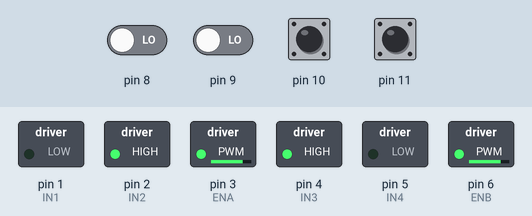
This sketch was run on a simulated Arduino Uno, built with avr-gcc and run on an emulated ATmega328P. Shown: switched loads named in the sketch (green lamp = pin HIGH). The test bench sets the inputs (shaded band); at power-on: pin 10, pin 11 HIGH, pin 8, pin 9 LOW.

Above: at 1.2 s.
1.3 s: pin 8 driven HIGH
At 1.6 s:
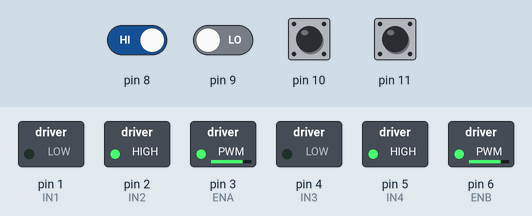
2.8 s: pin 8 driven LOW
At 4.0 s:
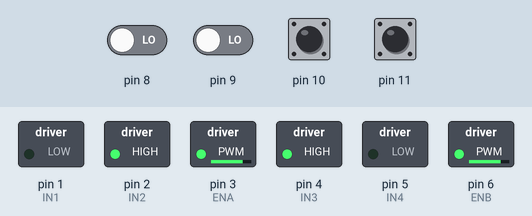
4.3 s: pin 9 driven HIGH
At 5.1 s:
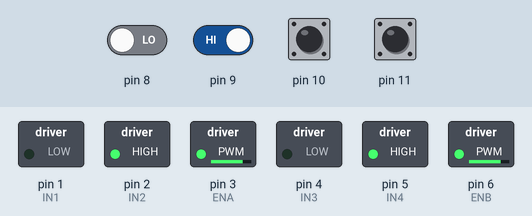
Timing chart, 0 to 7.3 s (numbered marks = the images above; inputs shaded):
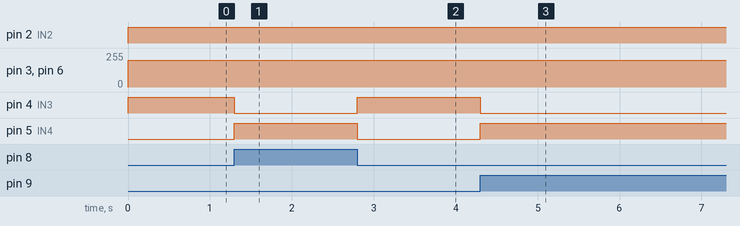

The sketch:

RobotelActual.ino
```cpp
//Definire Pini

int ENA = 3; //Activeaza Pin-ul motorului drept
int IN1 = 1; //Controleaza Pin
int IN2 = 2;

int ENB = 6; //Activeaza Pin-ul motorului stang
int IN3 = 4;
int IN4 = 5;

//Viteza motoarelor

#define ENASpeed 200
#define ENBSpeed 200

int Sensor1 = 0;
int Sensor2 = 0;
int Sensor3 = 0;
int Sensor4 = 0;

void setup() {

  pinMode(ENA, OUTPUT);
  pinMode(IN1, OUTPUT);
  pinMode(IN2, OUTPUT);

  pinMode(ENB, OUTPUT);
  pinMode(IN3, OUTPUT);
  pinMode(IN4, OUTPUT);

  pinMode(Sensor1, INPUT);
  pinMode(Sensor2, INPUT);
  pinMode(Sensor3, INPUT);
  pinMode(Sensor4, INPUT);

}

void loop(){

  //Folosim analogWrite pentru functionarea motorului la viteza buna

  analogWrite(ENA, ENASpeed);
  analogWrite(ENB, ENBSpeed);

  //Citeste senzorul HIGH-NEGRU LOW-ALB

  Sensor1 = digitalRead(8);
  Sensor2 = digitalRead(9);
  Sensor3 = digitalRead(10);
  Sensor4 = digitalRead(11);

  //Seteaza conditiile pentru fata, stanga, dreapta

  if(Sensor4 == LOW && Sensor3 == LOW && Sensor2 == HIGH && Sensor1 == HIGH){

    //Vireaza la stanga
    //motor A spate

    digitalWrite(IN1, HIGH);
    digitalWrite(IN2, LOW);

    //motor B fata

    digitalWrite(IN3, LOW);
    digitalWrite(IN4, HIGH);
  }

  else if (Sensor4 == HIGH && Sensor3 == HIGH && Sensor2 == LOW && Sensor1 == LOW){

    //Vireaza la dreapta
    //motor A fata

    digitalWrite(IN1, LOW);
    digitalWrite(IN2, HIGH);

    //motor B spate

    digitalWrite(IN3, HIGH);
    digitalWrite(IN4, LOW);
  }

  else{

    //if(Sensor4 == LOW && Sensor3 == HIGH && Sensor2 == HIGH && Sensor1 == LOW)

    //fata

    digitalWrite(IN1, LOW);
    digitalWrite(IN2, HIGH);
    digitalWrite(IN3, LOW);
    digitalWrite(IN4, HIGH);
  }
}
```

Measured:
- after the input at 1.3 s, pin 4 (IN3): HIGH → LOW at once; pin 5 (IN4): LOW → HIGH at once
- after the input at 2.8 s, pin 4 (IN3): LOW → HIGH at once; pin 5 (IN4): HIGH → LOW at once
- after the input at 4.3 s, pin 4 (IN3): HIGH → LOW at once; pin 5 (IN4): LOW → HIGH at once
